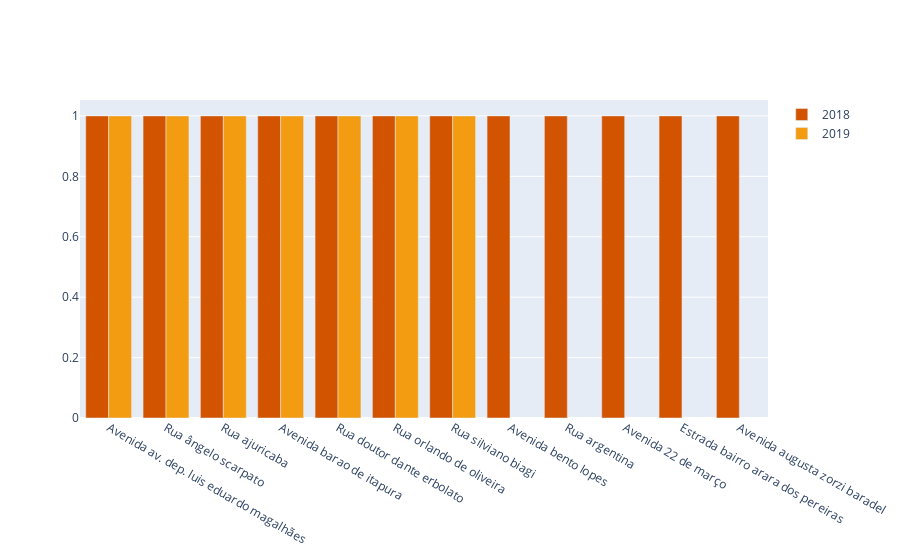

Write notebook code for a chart like this one.
### Markdown cell above
#### Logradouros

### Code cell
trace1 = go.Bar(x = df_novo['LOGRADOURO'],
                y = df_novo[df_novo['ANO_BO'] == 2018].groupby('LOGRADOURO').size().sort_values(ascending=False),
                name = '2018')
trace2 = go.Bar(x = df_novo['LOGRADOURO'],
                y = df_novo[df_novo['ANO_BO'] == 2019].groupby('LOGRADOURO').size().sort_values(ascending=False),
                name = '2019')

df = [trace1, trace2]

py.iplot(df)

### Figure 1 — Plotly figure (JSON) as saved in the notebook; plotly's stock layout.template omitted (floating-point values rounded to 4 significant figures; data arrays with more than 128 entries replaced by an {"elided": "..."} marker saying what was removed)
{"data": [{"marker": {"color": "#d35400"}, "name": "2018", "type": "bar", "x": {"elided": "211 str values"}, "y": [1, 1, 1, 1, 1, 1, 1, 1, 1, 1, 1, 1, 1, 1, 1, 1, 1, 1, 1, 1, 1, 1, 1, 1, 1, 1, 1, 1, 1, 1, 1, 1, 1, 1, 1, 1, 1, 1, 1, 1, 1, 1, 1, 1, 1, 1, 1]}, {"marker": {"color": "#f39c12"}, "name": "2019", "type": "bar", "x": {"elided": "211 str values"}, "y": [1, 1, 1, 1, 1, 1, 1, 1, 1, 1, 1, 1, 1, 1, 1, 1, 1, 1, 1, 1, 1]}], "layout": {}}
